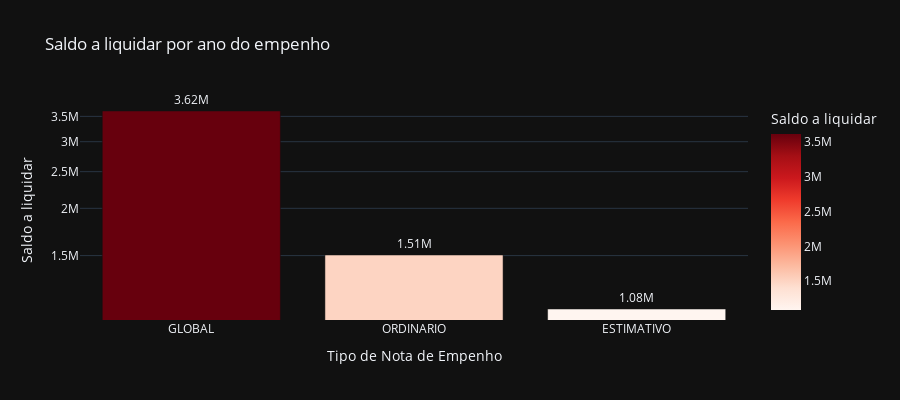

Source (notebook cell):
### Code cell
# Saldo a liquidar por tipo de NE
cols = ['TIPO_NE', 'A_LIQUIDAR']

df_aux = df.loc[:, cols].groupby('TIPO_NE').sum().sort_values(by= 'A_LIQUIDAR', ascending=False).reset_index()
df_aux = df_aux[df_aux['A_LIQUIDAR'] > 0]
fig = px.bar(df_aux, 
             x='TIPO_NE', 
             y='A_LIQUIDAR',
             title='Saldo a liquidar por ano do empenho',
             labels={'TIPO_NE':'Tipo de Nota de Empenho', 'A_LIQUIDAR':'Saldo a liquidar'},
             text_auto='.3s',
             height=400,
             log_y=True,
             color='A_LIQUIDAR',
             color_continuous_scale = 'reds',
             template='plotly_dark')
fig.update_traces(textposition = 'outside', cliponaxis = False, hovertemplate=None)
fig.update_layout(hovermode="x unified")

fig.show()

### Figure 1 — Plotly figure (JSON) as saved in the notebook; plotly's stock layout.template omitted (floating-point values rounded to 4 significant figures)
{"data": [{"alignmentgroup": "True", "cliponaxis": false, "legendgroup": "", "marker": {"color": [3616000.0, 1506000.0, 1084000.0], "coloraxis": "coloraxis", "pattern": {"shape": ""}}, "name": "", "offsetgroup": "", "orientation": "v", "showlegend": false, "textposition": "outside", "texttemplate": "%{y:.3s}", "type": "bar", "x": ["GLOBAL", "ORDINARIO", "ESTIMATIVO"], "xaxis": "x", "y": [3616000.0, 1506000.0, 1084000.0], "yaxis": "y"}], "layout": {"barmode": "relative", "coloraxis": {"colorbar": {"title": {"text": "Saldo a liquidar"}}, "colorscale": [[0, "rgb(255,245,240)"], [0.125, "rgb(254,224,210)"], [0.25, "rgb(252,187,161)"], [0.375, "rgb(252,146,114)"], [0.5, "rgb(251,106,74)"], [0.625, "rgb(239,59,44)"], [0.75, "rgb(203,24,29)"], [0.875, "rgb(165,15,21)"], [1, "rgb(103,0,13)"]]}, "height": 400, "hovermode": "x unified", "legend": {"tracegroupgap": 0}, "title": {"text": "Saldo a liquidar por ano do empenho"}, "xaxis": {"anchor": "y", "domain": [0, 1], "title": {"text": "Tipo de Nota de Empenho"}}, "yaxis": {"anchor": "x", "domain": [0, 1], "title": {"text": "Saldo a liquidar"}, "type": "log"}}}
